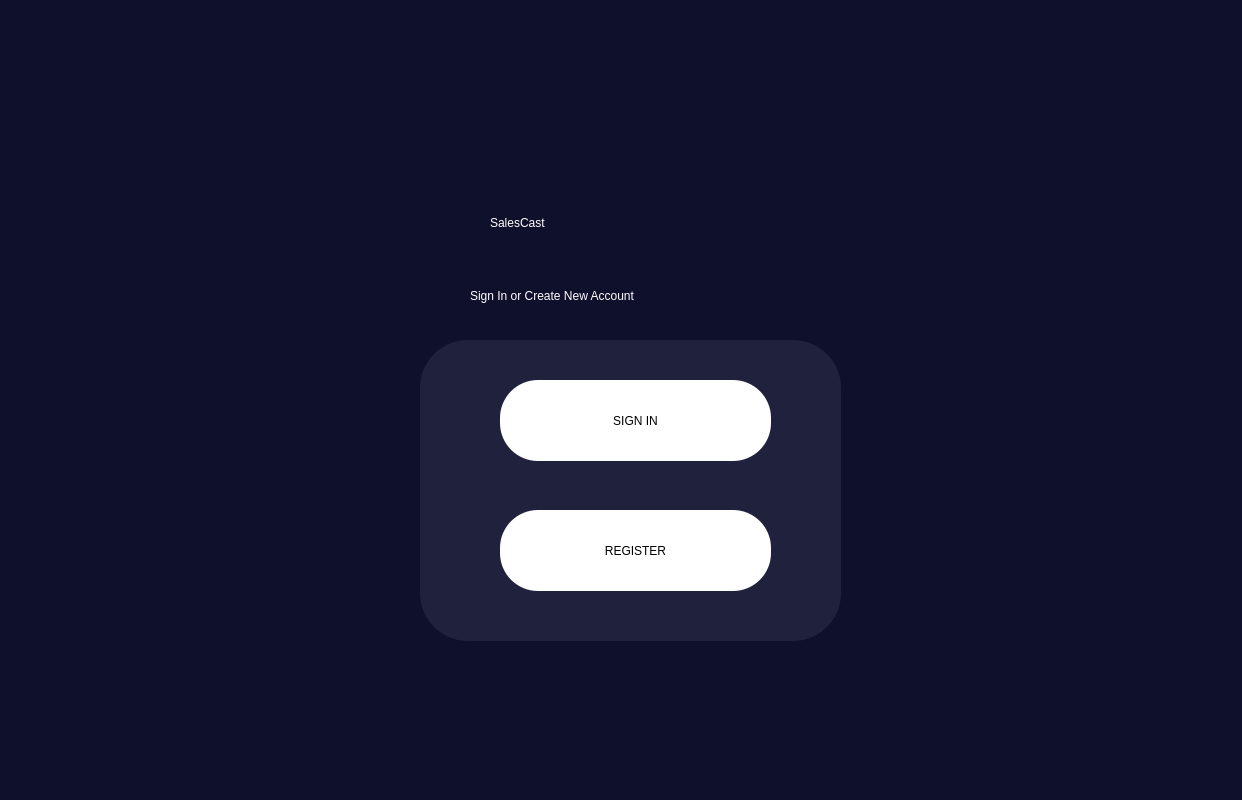
<?xml version="1.0" encoding="UTF-8"?>
<ui version="4.0">
 <class>MainWindow</class>
 <widget class="QDialog" name="MainWindow">
  <property name="geometry">
   <rect>
    <x>0</x>
    <y>0</y>
    <width>1242</width>
    <height>800</height>
   </rect>
  </property>
  <property name="minimumSize">
   <size>
    <width>1242</width>
    <height>800</height>
   </size>
  </property>
  <property name="maximumSize">
   <size>
    <width>1242</width>
    <height>800</height>
   </size>
  </property>
  <property name="windowTitle">
   <string>MainWindow</string>
  </property>
  <property name="styleSheet">
   <string notr="true">QMainWindow#MainWindow{
background-color: rgb(15, 16, 43);
}

</string>
  </property>
  <widget class="QWidget" name="centralwidget" native="true">
   <property name="geometry">
    <rect>
     <x>0</x>
     <y>0</y>
     <width>1242</width>
     <height>800</height>
    </rect>
   </property>
   <property name="styleSheet">
    <string notr="true">QWidget#centralwidget{
background-color: rgb(15, 16, 43);
}</string>
   </property>
   <widget class="QWidget" name="widget" native="true">
    <property name="geometry">
     <rect>
      <x>0</x>
      <y>0</y>
      <width>1242</width>
      <height>800</height>
     </rect>
    </property>
    <property name="styleSheet">
     <string notr="true">QWidget#widget{
background-color: rgb(15, 16, 43);
}</string>
    </property>
    <widget class="QLabel" name="label">
     <property name="geometry">
      <rect>
       <x>490</x>
       <y>190</y>
       <width>331</width>
       <height>66</height>
      </rect>
     </property>
     <property name="styleSheet">
      <string notr="true">
font: 75 40pt &quot;Arial Rounded MT Bold&quot;; 
color: rgb(255, 255, 255);</string>
     </property>
     <property name="text">
      <string>SalesCast</string>
     </property>
    </widget>
    <widget class="QLabel" name="label_2">
     <property name="geometry">
      <rect>
       <x>470</x>
       <y>260</y>
       <width>381</width>
       <height>71</height>
      </rect>
     </property>
     <property name="styleSheet">
      <string notr="true">
font: 75 15pt &quot;Arial Rounded MT Bold&quot;; 
color: rgb(255, 255, 255);</string>
     </property>
     <property name="text">
      <string>Sign In or Create New Account </string>
     </property>
    </widget>
    <widget class="QPushButton" name="loginButton">
     <property name="geometry">
      <rect>
       <x>500</x>
       <y>380</y>
       <width>271</width>
       <height>81</height>
      </rect>
     </property>
     <property name="styleSheet">
      <string notr="true">border-radius: 38px;
font: 75 10pt &quot;Montserrat SemiBold&quot;;
background-color: rgb(255, 255, 255);

</string>
     </property>
     <property name="text">
      <string>SIGN IN</string>
     </property>
    </widget>
    <widget class="QPushButton" name="registerButton">
     <property name="geometry">
      <rect>
       <x>500</x>
       <y>510</y>
       <width>271</width>
       <height>81</height>
      </rect>
     </property>
     <property name="styleSheet">
      <string notr="true">border-radius: 38px;
font: 75 10pt &quot;Montserrat SemiBold&quot;;
background-color: rgb(255, 255, 255);

</string>
     </property>
     <property name="text">
      <string>REGISTER</string>
     </property>
    </widget>
    <widget class="QFrame" name="frame">
     <property name="geometry">
      <rect>
       <x>420</x>
       <y>340</y>
       <width>421</width>
       <height>301</height>
      </rect>
     </property>
     <property name="styleSheet">
      <string notr="true">
border-radius: 48px;
background-color: rgb(32, 33, 61);</string>
     </property>
     <property name="frameShape">
      <enum>QFrame::StyledPanel</enum>
     </property>
     <property name="frameShadow">
      <enum>QFrame::Raised</enum>
     </property>
    </widget>
    <zorder>frame</zorder>
    <zorder>label</zorder>
    <zorder>label_2</zorder>
    <zorder>loginButton</zorder>
    <zorder>registerButton</zorder>
   </widget>
  </widget>
 </widget>
 <resources>
  <include location="ICONS.qrc"/>
 </resources>
 <connections/>
</ui>
